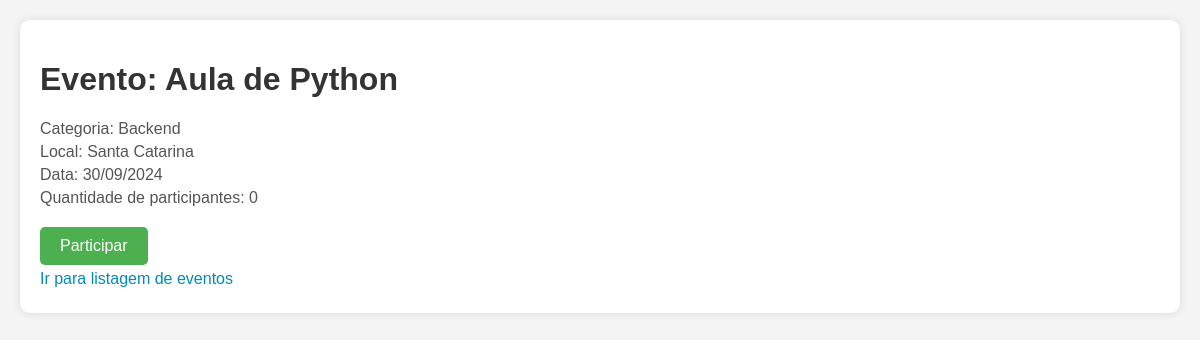
/eventos/6/, run on the app's committed database.
### agenda/models.py (models this page shows, shortened)
class Evento(models.Model):
    nome = models.CharField(max_length=256)
    categoria = models.ForeignKey(Categoria, on_delete=models.SET_NULL, null=True)
    local = models.CharField(max_length=256, blank=True)
    link = models.CharField(max_length=256, blank=True)
    data = models.DateField(null=True, blank=True)
    participantes = models.IntegerField(default=0)

class Categoria(models.Model):
    nome = models.CharField(max_length=256, unique=True)

### agenda/views.py (the view)
# urls.py: path("eventos/<int:id>/", exibir_evento, name="exibir_evento"),
def exibir_evento(request, id):
    evento = get_object_or_404(Evento, id=id)
    evento = Evento.objects.get(id=id)
    return render(
        request=request,
        context={"evento": evento},
        template_name="agenda/exibir_evento.html",
    )

### agenda/templates/agenda/exibir_evento.html (shortened to what this page needs)
<!DOCTYPE html>
<html lang="pt-br">
<head>
</head>
<body>
    <div class="event-details">
        <h1>Evento: {{ evento.nome }}</h1>
        <p>Categoria: {{ evento.categoria.nome }}</p>
        {% if evento.local %}<p>Local: {{ evento.local }}</p>{% endif %}
        <p>Data: {% if evento.data %}{{evento.data | date:"d/m/Y"}}{% else %}A definir. {% endif%}</p>
        <p>Quantidade de participantes: {{ evento.participantes }}</p>
        <form action="{% url 'participar_evento' %}" method="post">
            <input type="submit" value="Participar">
        </form>
        <p><a href="{% url 'listar_eventos' %}">Ir para listagem de eventos</a></p>
    </div>
</body>
</html>

### agenda/templates/agenda/exibir_evento.html (style rules this page uses)
body { font-family: Arial, sans-serif; background-color: #f4f4f4; margin: 0; padding: 20px; }
h1 { color: #333; }
p { color: #555; font-size: 16px; }
form { margin-top: 20px; }
input[type="submit"] { background-color: #4CAF50; color: white; border: none; padding: 10px 20px; font-size: 16px; cursor: pointer; border-radius: 5px; }
a { color: #008CBA; text-decoration: none; }
.event-details { background-color: white; padding: 20px; border-radius: 10px; box-shadow: 0 0 10px rgba(0, 0, 0, 0.1); }
.event-details p { margin: 5px 0; }

### data on the page
Evento: nome "Aula de Python", categoria.nome "Backend", local "Santa Catarina", data "30/09/2024", participantes "0"
